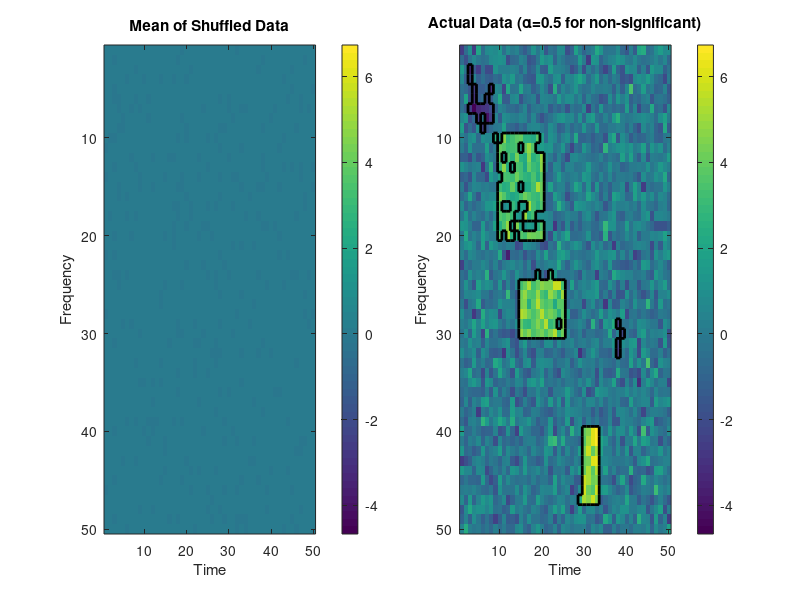

Source code (MATLAB):
function testsim_cluster_perm_vs_shuffled_claude
% mainly generated by Claude 3.5 Sonnet


% Example usage:
% Generate sample data
time_points = 50;
frequencies = 50;
n_permutations = 1000;
level_of_noise = 1;
alpha = 0.05;
cluster_thresh = 0.05;
ci_thresh = 0.95;

rng(1); % comment if you don't want the same seed

% Create actual signal (example with a simulated effect)
actual_tf = level_of_noise*randn(time_points, frequencies);

% Add effects
effect_strength  = [-2 3 4 5];
effect_time = [3 8; 10 20; 25 30; 40 47];
effect_freq = [3 8; 10 20; 15 25; 30 33];

for i = 1:length(effect_strength)
        actual_tf(effect_time(i,1):effect_time(i,2), effect_freq(i,1):effect_freq(i,2)) = ...
        actual_tf(effect_time(i,1):effect_time(i,2), effect_freq(i,1):effect_freq(i,2)) + effect_strength(i);
end

% actual_tf(40:60, 20:30) = actual_tf(40:60, 20:30) + 5;  % Add effect

% Create shuffled data
shuffled_tf = level_of_noise*randn(time_points, frequencies, n_permutations);

null_mean = mean(shuffled_tf, 3);
null_std = std(shuffled_tf, 0, 3);

% Run permutation test (one of the following variants):
[clusters, cluster_stats, p_values, significance_map] = tfClusterPermTest(actual_tf, shuffled_tf, alpha, cluster_thresh);
% [clusters, cluster_stats, p_values, significance_map] = tfClusterPermTestWithMeanStd(actual_tf, null_mean, null_std, alpha, cluster_thresh);
% [clusters, cluster_stats, p_values, significance_map] = tfClusterPermTestWithCI(actual_tf, shuffled_tf, alpha, ci_thresh);



% Visualization
figure('Position', [100 100 1200 400]);

% Get common color limits for both plots
cmin = min(min(actual_tf(:)), min(null_mean(:)));
cmax = max(max(actual_tf(:)), max(null_mean(:)));

% Plot mean shuffled data
subplot(1,2,1);
imagesc(null_mean);
colorbar;
title('Mean of Shuffled Data');
ylabel('Frequency');
xlabel('Time');
caxis([cmin cmax]);

% Plot actual data with transparency for non-significant regions
subplot(1,2,2);
h_all = imagesc(actual_tf);

% Apply 50% transparency to nonsignificant bins by setting their color to a pale shade
alpha_data = 0.5 * ones(size(actual_tf));  % Initialize all bins with 50% transparency
alpha_data(significance_map) = 1;        % Keep significant clusters opaque
set(h_all, 'AlphaData', alpha_data);
plotRegionBoundaries(alpha_data==1);

colorbar;
title('Actual Data (α=0.5 for non-significant)');
ylabel('Frequency');
xlabel('Time');
caxis([cmin cmax]);
hold off;

% Print results
fprintf('Number of clusters found: %d\n', length(clusters));
for i = 1:length(clusters)
    % fprintf('Cluster %d: stat = %.2f, p = %.3f\n', i, cluster_stats(i), p_values(i));
end




function [clusters, cluster_stats, p_values, significance_map] = tfClusterPermTest(actual_tf, shuffled_tf, alpha, cluster_thresh)
% Time-frequency cluster-based permutation test
%
% 1. Takes actual signal and shuffled versions as input
% 2. Computes t-statistics comparing actual signal to null distribution
% 3. Identifies clusters of significant points using connected components
% 4. Computes cluster-level statistics by summing t-values within clusters
% 5. Builds null distribution through permutations
% 6. Computes p-values for each cluster
% 7. Returns significant clusters and creates a significance map

% Inputs:
% actual_tf: 2D matrix [time x frequency] of actual signal
% shuffled_tf: 3D matrix [time x frequency x n_permutations] of shuffled data
% alpha: significance level (e.g., 0.05)
% cluster_thresh: threshold for initial clustering (e.g., 0.05)
%
% Outputs:
% clusters: cell array of cluster indices
% cluster_stats: statistics for each cluster
% p_values: p-value for each cluster
% significance_map: binary map of significant clusters

% Get dimensions
[n_time, n_freq, n_perms] = size(shuffled_tf);

% Step 1: Compute t-statistics at each point
% Calculate mean and std of null distribution at each point
null_mean = mean(shuffled_tf, 3);
null_std = std(shuffled_tf, 0, 3);

% Compute t-statistic map
t_map = (actual_tf - null_mean) ./ (null_std + eps);

% Step 2: Threshold the t-statistics separately for positive and negative values
pos_thresh = t_map > tinv(1-cluster_thresh/2, n_perms-1);
neg_thresh = t_map < tinv(cluster_thresh/2, n_perms-1);

% % Fill holes in positive and negative threshold maps
% pos_thresh_filled = imfill(pos_thresh, 'holes');
% neg_thresh_filled = imfill(neg_thresh, 'holes');

% % Find clusters using filled maps
% pos_clusters = bwconncomp(pos_thresh_filled, 8);
% neg_clusters = bwconncomp(neg_thresh_filled, 8);

% Step 3: Find clusters separately for positive and negative thresholded maps
pos_clusters = bwconncomp(pos_thresh, 8);
neg_clusters = bwconncomp(neg_thresh, 8);


% Combine positive and negative clusters
n_pos_clusters = pos_clusters.NumObjects;
n_neg_clusters = neg_clusters.NumObjects;
n_clusters = n_pos_clusters + n_neg_clusters;

% Initialize outputs
clusters = cell(1, n_clusters);
cluster_stats = zeros(1, n_clusters);
p_values = ones(1, n_clusters);
significance_map = false(n_time, n_freq);

if n_clusters == 0
    return;
end

% Store all clusters (positive first, then negative)
clusters(1:n_pos_clusters) = pos_clusters.PixelIdxList;
clusters(n_pos_clusters+1:end) = neg_clusters.PixelIdxList;

% Step 4: Compute cluster statistics (keeping sign information)
for i = 1:n_clusters
    if i <= n_pos_clusters
        % For positive clusters, sum the positive t-values
        cluster_stats(i) = sum(t_map(clusters{i}));
    else
        % For negative clusters, sum the negative t-values
        cluster_stats(i) = sum(t_map(clusters{i}));
    end
end

% Step 5: Build null distribution of cluster statistics
null_max_stats = zeros(1, n_perms);
null_min_stats = zeros(1, n_perms);


for p = 1:n_perms
    % Compute t-statistics for this permutation
    perm_t_map = (shuffled_tf(:,:,p) - null_mean) ./ (null_std + eps);
    
    % Threshold and find clusters for both positive and negative
    perm_pos_thresh = perm_t_map > tinv(1-cluster_thresh/2, n_perms-1);
    perm_neg_thresh = perm_t_map < tinv(cluster_thresh/2, n_perms-1);
    
    perm_pos_clusters = bwconncomp(perm_pos_thresh, 8);
    perm_neg_clusters = bwconncomp(perm_neg_thresh, 8);
    
    % Compute statistics for positive clusters
    max_pos_stat = 0;
    if perm_pos_clusters.NumObjects > 0
        pos_stats = zeros(1, perm_pos_clusters.NumObjects);
        for c = 1:perm_pos_clusters.NumObjects
            pos_stats(c) = sum(perm_t_map(perm_pos_clusters.PixelIdxList{c}));
        end
        max_pos_stat = max(pos_stats);
    end
    
    % Compute statistics for negative clusters
    min_neg_stat = 0;
    if perm_neg_clusters.NumObjects > 0
        neg_stats = zeros(1, perm_neg_clusters.NumObjects);
        for c = 1:perm_neg_clusters.NumObjects
            neg_stats(c) = sum(perm_t_map(perm_neg_clusters.PixelIdxList{c}));
        end
        min_neg_stat = min(neg_stats);
    end
    
    null_max_stats(p) = max_pos_stat;
    null_min_stats(p) = min_neg_stat;
end

% Step 6: Compute p-values separately for positive and negative clusters
for i = 1:n_clusters
    if i <= n_pos_clusters
        % For positive clusters, compare with null_max_stats
        p_values(i) = mean(null_max_stats >= cluster_stats(i));
    else
        % For negative clusters, compare with null_min_stats
        p_values(i) = mean(null_min_stats <= cluster_stats(i));
    end
end

% Create significance map
for i = 1:n_clusters
    if p_values(i) < alpha
        significance_map(clusters{i}) = true;
    end
end



function [clusters, cluster_stats, p_values, significance_map] = tfClusterPermTestWithMeanStd(actual_tf, null_mean, null_std, alpha, cluster_thresh)
% Time-frequency cluster-based permutation test using mean and std of permuted data
%
% The function is renamed to tfClusterPermTestWithMeanStd to reflect the new input parameters.
% Instead of taking the full 3D permuted data matrix, the function now takes the 2D mean and standard deviation of the permuted data as input.
% The null distribution of cluster-level statistics is generated using a parametric approach, where random t-maps are created based on the provided null mean and standard deviation.
% The p-values are computed by comparing the actual cluster statistics to the null distribution.
%
% Inputs:
% actual_tf: 2D matrix [time x frequency] of actual signal
% null_mean: 2D matrix [time x frequency] of mean of permuted data
% null_std: 2D matrix [time x frequency] of standard deviation of permuted data
% alpha: significance level (e.g., 0.05)
% cluster_thresh: threshold for initial clustering (e.g., 0.05)
%
% Outputs:
% clusters: cell array of cluster indices (combining positive and negative clusters)
% cluster_stats: statistics for each cluster
% p_values: p-values for each cluster
% significance_map: binary map of significant clusters

% Get dimensions
[n_time, n_freq] = size(actual_tf);

% Compute t-statistics at each point
t_map = (actual_tf - null_mean) ./ (null_std + eps);

% Threshold the t-statistics
pos_thresh_map = t_map > tinv(1-cluster_thresh/2, inf);
neg_thresh_map = t_map < -tinv(1-cluster_thresh/2, inf);

% Find clusters in thresholded maps
pos_connected_clusters = bwconncomp(pos_thresh_map, 8);  % 8-connected neighborhoods
neg_connected_clusters = bwconncomp(neg_thresh_map, 8);

% Initialize outputs
n_pos_clusters = pos_connected_clusters.NumObjects;
n_neg_clusters = neg_connected_clusters.NumObjects;
pos_clusters = pos_connected_clusters.PixelIdxList;
neg_clusters = neg_connected_clusters.PixelIdxList;

% Combine clusters
n_total_clusters = n_pos_clusters + n_neg_clusters;
clusters = cell(1, n_total_clusters);
cluster_stats = zeros(1, n_total_clusters);
p_values = ones(1, n_total_clusters);

% Copy positive clusters and their statistics
for i = 1:n_pos_clusters
    clusters{i} = pos_clusters{i};
    cluster_stats(i) = sum(t_map(pos_clusters{i}));
end

% Copy negative clusters and their statistics
for i = 1:n_neg_clusters
    clusters{i + n_pos_clusters} = neg_clusters{i};
    cluster_stats(i + n_pos_clusters) = sum(t_map(neg_clusters{i}));
end

significance_map = false(n_time, n_freq);

if n_total_clusters == 0
    return;
end

% Build null distribution of cluster statistics using parametric approach
num_perms = 10000;
% Generate random maps for all permutations at once
perm_maps = randn(n_time, n_freq, num_perms) .* null_std + null_mean;
pos_null_cluster_stats = zeros(1, num_perms);
neg_null_cluster_stats = zeros(1, num_perms);

% Process each permutation
for i = 1:num_perms
    curr_map = perm_maps(:,:,i);
    
    % Find positive clusters
    pos_perm_thresh_map = curr_map > tinv(1-cluster_thresh/2, inf);
    pos_perm_clusters = bwconncomp(pos_perm_thresh_map, 8);
    
    if pos_perm_clusters.NumObjects > 0
        pos_perm_cluster_stats = zeros(1, pos_perm_clusters.NumObjects);
        for c = 1:pos_perm_clusters.NumObjects
            pos_perm_cluster_stats(c) = sum(curr_map(pos_perm_clusters.PixelIdxList{c}));
        end
        pos_null_cluster_stats(i) = max(pos_perm_cluster_stats);
    end
    
    % Find negative clusters
    neg_perm_thresh_map = curr_map < -tinv(1-cluster_thresh/2, inf);
    neg_perm_clusters = bwconncomp(neg_perm_thresh_map, 8);
    
    if neg_perm_clusters.NumObjects > 0
        neg_perm_cluster_stats = zeros(1, neg_perm_clusters.NumObjects);
        for c = 1:neg_perm_clusters.NumObjects
            neg_perm_cluster_stats(c) = sum(curr_map(neg_perm_clusters.PixelIdxList{c}));
        end
        neg_null_cluster_stats(i) = min(neg_perm_cluster_stats);
    end
end

% Compute p-values
for i = 1:n_pos_clusters
    p_values(i) = mean(pos_null_cluster_stats >= cluster_stats(i));
end
for i = 1:n_neg_clusters
    p_values(i + n_pos_clusters) = mean(neg_null_cluster_stats <= cluster_stats(i + n_pos_clusters));
end

% Create significance map
for i = 1:n_total_clusters
    if p_values(i) < alpha
        significance_map(clusters{i}) = true;
    end
end

function [clusters, cluster_stats, p_values, significance_map] = tfClusterPermTestWithCI(actual_tf, shuffled_tf, alpha, ci_thresh)
% Time-frequency cluster-based permutation test using confidence intervals
%
% Inputs:
% actual_tf: 2D matrix [time x frequency] of actual signal
% shuffled_tf: 3D matrix [time x frequency x n_permutations] of shuffled data
% alpha: significance level (e.g., 0.05)
% ci_thresh: confidence interval level (e.g., 0.95)
%
% Outputs:
% clusters: cell array of cluster indices
% cluster_stats: statistics for each cluster
% p_values: p-value for each cluster
% significance_map: binary map of significant clusters

% Get dimensions
[n_time, n_freq, n_perms] = size(shuffled_tf);

% Compute null distribution stats
null_mean = mean(shuffled_tf, 3);
null_std = std(shuffled_tf, 0, 3);
null_lower = null_mean - tinv((1 + ci_thresh) / 2, n_perms-1) * null_std;
null_upper = null_mean + tinv((1 + ci_thresh) / 2, n_perms-1) * null_std;

% Find positive and negative clusters separately
pos_cluster_mask = actual_tf > null_upper;
neg_cluster_mask = actual_tf < null_lower;

% Label clusters independently for positive and negative masks
pos_clusters = bwconncomp(pos_cluster_mask, 8);
neg_clusters = bwconncomp(neg_cluster_mask, 8);

% Combine positive and negative clusters
clusters = [pos_clusters.PixelIdxList, neg_clusters.PixelIdxList];
n_clusters = numel(clusters);

% Initialize outputs
cluster_stats = zeros(1, n_clusters);
p_values = ones(1, n_clusters);
significance_map = false(n_time, n_freq);

if n_clusters == 0
    return;
end

% Compute cluster-level statistics for positive clusters
for i = 1:n_clusters
    cluster_indices = clusters{i};
    
    % Calculate cluster statistic based on sign
    if i <= numel(pos_clusters.PixelIdxList)
        % Positive cluster statistic
        cluster_stats(i) = sum(actual_tf(cluster_indices));
    else
        % Negative cluster statistic
        cluster_stats(i) = sum(-actual_tf(cluster_indices)); % flip sign for negative clusters
    end
end

% Compute p-values for each cluster
for i = 1:n_clusters
    % Observed cluster statistic
    observed_cluster_stat = cluster_stats(i);
    perm_cluster_stats = zeros(1, n_perms);

    % Calculate permuted statistics based on cluster indices
    for p = 1:n_perms
        perm_data = shuffled_tf(:,:,p);
        if i <= numel(pos_clusters.PixelIdxList)
            % Positive cluster: use positive threshold
            perm_cluster_stats(p) = sum(perm_data(clusters{i}));
        else
            % Negative cluster: use negative threshold
            perm_cluster_stats(p) = sum(-perm_data(clusters{i}));
        end
    end

    % P-value: proportion of permuted stats >= observed
    p_values(i) = mean(perm_cluster_stats >= observed_cluster_stat);
end

% Create significance map
for i = 1:n_clusters
    if p_values(i) < alpha
        significance_map(clusters{i}) = true;
    end
end

function [clusters, cluster_stats, p_values, significance_map] = tfClusterPermTestWithCI_(actual_tf, shuffled_tf, alpha, ci_thresh)
% Time-frequency cluster-based permutation test using confidence intervals
%
% The function is renamed to tfClusterPermTestWithCI to reflect the new approach.
% Instead of generating a null distribution of cluster statistics, the function computes the 95% confidence intervals for each time-frequency point based on the permuted data.
% The thresholding step checks which points in the actual data are outside the 95% confidence intervals of the permuted data.
% The cluster-level statistics are computed by summing the absolute values of the actual data within each cluster.
% The p-values are computed by checking how often the absolute value of the actual data within each cluster is greater than or equal to the absolute value of the upper or lower 95% confidence interval.
% The significance map is created based on the p-values and the specified alpha level.

% Inputs:
% actual_tf: 2D matrix [time x frequency] of actual signal
% shuffled_tf: 3D matrix [time x frequency x n_permutations] of shuffled data
% alpha: significance level (e.g., 0.05)
% ci_thresh: confidence interval level (e.g., 0.95)
%
% Outputs:
% clusters: cell array of cluster indices
% cluster_stats: statistics for each cluster
% p_values: p-value for each cluster
% significance_map: binary map of significant clusters

% Get dimensions
[n_time, n_freq, n_perms] = size(shuffled_tf);

% Compute null distribution stats
null_mean = mean(shuffled_tf, 3);
null_std = std(shuffled_tf, 0, 3);
null_lower = null_mean - tinv((1 + ci_thresh) / 2, n_perms-1) * null_std;
null_upper = null_mean + tinv((1 + ci_thresh) / 2, n_perms-1) * null_std;

% Find clusters where actual data is outside null distribution
thresh_map = (actual_tf < null_lower) | (actual_tf > null_upper);
connected_clusters = bwconncomp(thresh_map, 8);

% Initialize outputs
n_clusters = connected_clusters.NumObjects;
clusters = connected_clusters.PixelIdxList;
cluster_stats = zeros(1, n_clusters);
p_values = ones(1, n_clusters);
significance_map = false(n_time, n_freq);

if n_clusters == 0
    return;
end

% Compute cluster-level statistics
for i = 1:n_clusters
    cluster_stats(i) = sum(abs(actual_tf(clusters{i})));
end

% Compute p-values
for i = 1:n_clusters
    % Get the cluster statistic for observed data
    observed_cluster_stat = cluster_stats(i);
    
    % Calculate same cluster statistic for each permutation
    perm_cluster_stats = zeros(1, n_perms);
    for p = 1:n_perms
        perm_data = shuffled_tf(:,:,p);
        perm_cluster_stats(p) = sum(abs(perm_data(clusters{i})));
    end
    
    % P-value is proportion of permutation statistics >= observed
    p_values(i) = mean(perm_cluster_stats >= observed_cluster_stat);
end

% Create significance map
for i = 1:n_clusters
    if p_values(i) < alpha
        significance_map(clusters{i}) = true;
    end
end



function plotRegionBoundaries(matrix)
% Get matrix dimensions
[rows, cols] = size(matrix);

% Create figure and display binary matrix
% figure;
% imagesc(matrix);
% colormap([1 1 1; 0 0 1]); % White background, blue regions
% axis equal tight;
hold on;

% Create extended matrix with padding to help detect edges
padded = zeros(rows+2, cols+2);
padded(2:end-1, 2:end-1) = matrix;

% Initialize arrays to store line segments
x = [];
y = [];

% Scan for horizontal edges
for i = 1:rows
    for j = 1:cols
        if matrix(i,j) == 1
            % Check top edge
            if i == 1 || matrix(i-1,j) == 0
                x = [x, j-0.5, j+0.5, NaN];
                y = [y, i-0.5, i-0.5, NaN];
            end
            % Check bottom edge
            if i == rows || matrix(i+1,j) == 0
                x = [x, j-0.5, j+0.5, NaN];
                y = [y, i+0.5, i+0.5, NaN];
            end
        end
    end
end

% Scan for vertical edges
for j = 1:cols
    for i = 1:rows
        if matrix(i,j) == 1
            % Check left edge
            if j == 1 || matrix(i,j-1) == 0
                x = [x, j-0.5, j-0.5, NaN];
                y = [y, i-0.5, i+0.5, NaN];
            end
            % Check right edge
            if j == cols || matrix(i,j+1) == 0
                x = [x, j+0.5, j+0.5, NaN];
                y = [y, i-0.5, i+0.5, NaN];
            end
        end
    end
end

% Plot all edges at once
plot(x, y, 'k', 'LineWidth', 2);





